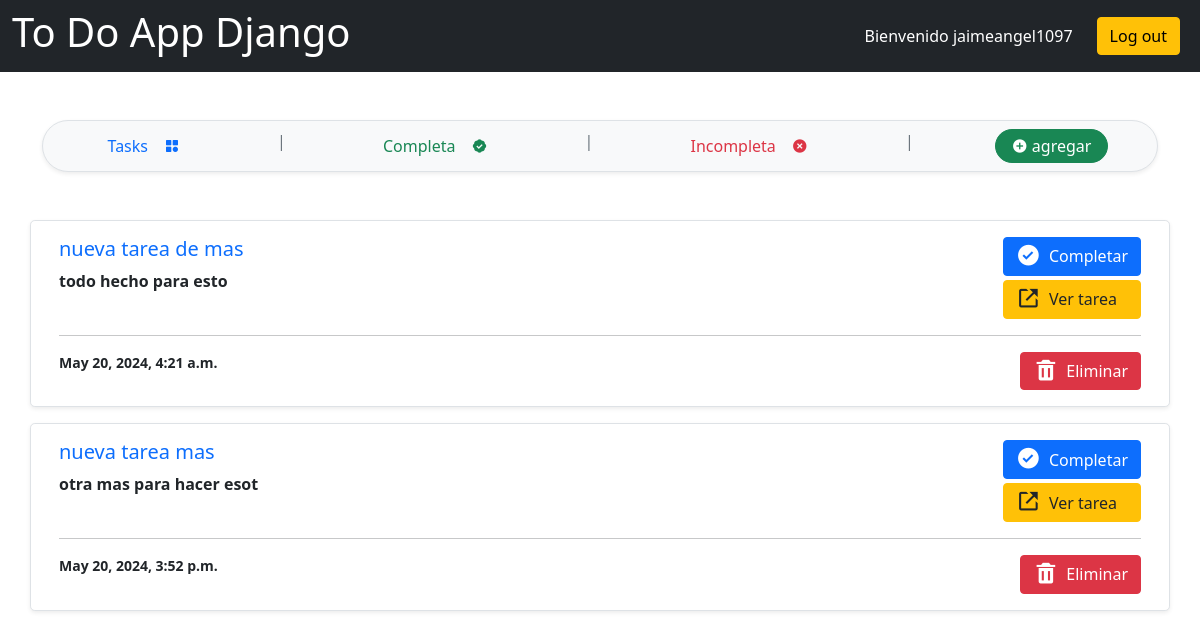
Page /incompleted_task (signed in) on the committed database.
### todo_aplication/models.py (models this page shows, shortened)
class Task(models.Model):
    user_id =models.ForeignKey(User, on_delete=models.CASCADE,null=True)
    task=models.CharField(max_length=150)
    description=models.TextField()
    date_created=models.DateTimeField(default=timezone.now)
    completed_task=models.BooleanField(default=False)
    date_completed = models.DateTimeField(null=True, blank=True)

### todo_aplication/views.py (the view)
# urls.py: path('incompleted_task',incompleted,name='incompleted-task'),
@login_required(login_url='/login')
def incompleted(request):
    id_user=request.user.id
    task= Task.objects.filter(user_id=id_user,completed_task=False)
    task.reverse()
    return render(request,'incompleted.html',{'tasks':task})

### todo_aplication/templates/incompleted.html (shortened to what this page needs)
{% extends "base.html" %}
{% block head %}
  <link
    href="https://unpkg.com/boxicons@2.1.4/css/boxicons.min.css"
    rel="stylesheet"
  />
{% endblock  %}
{% block content %}
  <div class="py-5 container-sm">
    <nav class="bg-light container-sm shadow-sm p-2 mb-5 rounded-pill h-auto border  d-flex justify-content-around mx-auto">
      <a href="/" class="text-decoration-none text-primary font-weight-bold py-1 px-3 d-flex align-items-center gap-1">
        <span class="font-weight-medium text-primary d-flex flex-row align-items-center gap-3">Tasks <i class="bx bxs-category"></i></span>
      </a>
      <span class="text-secondary">|</span>
      <a href="{% url 'completed-task' %}" class="text-decoration-none text-secondary font-weight-bold py-1 px-3 d-flex align-items-center gap-1">
        <span class="font-weight-medium text-success d-flex flex-row align-items-center gap-3">Completa <i class="bx bxs-badge-check"></i></span>
      </a>
      <span class="text-secondary">|</span>
      <a href="{% url 'incompleted-task' %}" class="text-decoration-none text-secondary font-weight-bold py-1 px-3 d-flex align-items-center gap-1">
        <span class="font-weight-medium text-danger d-flex flex-row align-items-center gap-3">Incompleta <i class='bx bxs-x-circle'></i></span>
      </a>
      <span class="text-secondary">|</span>
      <a href="{% url 'add-task' %}" class="text-decoration-none">
        <button type="button" class=" btn btn-success rounded-pill  py-1 px-3 d-flex align-items-center gap-1">
          <i class='bx bxs-plus-circle'></i> agregar
        </button>
      </a>
    </nav>
    <section class="row row-cols-1 gap-3">
      {% for task in tasks %}
        <div class="col shadow-sm bg-white border rounded-3">
            <div class="card-body d-flex flex-column">
                <div class="d-flex justify-content-between">
                    <div>
                        <h5 class="card-title text-primary font-bold ">
                          {{ task.task | slice:":30" }}
                        </h5>
                        <p class="card-text text-dark fw-bold">
                            {{ task.description | slice:":35" }}
                        </p>
                    </div>
                    <div class="d-flex flex-column gap-1">
                        <a href="{% url 'toogle_task' task.id %}" class="btn btn-primary d-flex align-items-center gap-2 text-white fw-semibold">
                            <i class="bx bxs-check-circle bx-sm"></i> Completar
                        </a>
                        <a href="{% url 'detail-task' task.id %}" class="btn btn-warning d-flex align-items-center gap-2 text-dark fw-semibold">
                            <i class='bx bx-link-external bx-sm'></i> Ver tarea
                        </a>
                    </div>
                </div>
                <hr>
                <div class="d-flex justify-content-between">
                    <small class="text-dark fw-bold">{{task.date_created}}</small>
                    <a href="{% url 'delete_task' task.id %}" class="btn btn-danger d-flex align-items-center gap-2 text-white fw-semibold">
                        <i class="bx bxs-trash bx-sm"></i> Eliminar
                    </a>
                </div>
            </div>
        </div>
      {% endfor %}
    </section>
  </div>
{% endblock  %}

### todo_aplication/templates/base.html (shortened to what this page needs)
<!DOCTYPE html>
<html lang="en">
<head>
    <link href="https://cdn.jsdelivr.net/npm/bootstrap@5.0.2/dist/css/bootstrap.min.css" rel="stylesheet">
    {% block head  %}
    {% endblock  %}
</head>
<body>
    <nav class="navbar navbar-expand-lg navbar-dark bg-dark">
        <div class="container-fluid d-flex flex-row justify-content-between">
            <h1 class="text-white">To Do App Django</h1>
            <div>
                <ul class="navbar-nav d-flex align-items-center  gap-3">
                    {% if user.is_authenticated %}
                    <span class='navbar-text  text-white'>Bienvenido {{user.username}}</span>
                    <li class="nav-item">
                        <a class="nav-link" href="/logout">
                            <button type="button" class="btn btn-warning">Log out</button>
                        </a>
                    </li>
                    {% else %}
                    <li class="nav-item">
                        <a class="nav-link" href="/login">
                            <button type="button" class="btn btn-warning">Login</button>
                        </a>
                    </li>
                    {% endif %}
                </ul>
            </div>
        </div>
    </nav>
    <div class="container-fluid">
        {% block content  %}
        {% endblock  %}
    </div>
</body>
</html>

### rows in the picture
Task: task "nueva tarea de mas", description "todo hecho para esto", date_created "May 20, 2024, 4:21 a.m."
Task: task "nueva tarea mas", description "otra mas para hacer esot", date_created "May 20, 2024, 3:52 p.m."

### other values in the picture
{{ user.username }} "jaimeangel1097"
